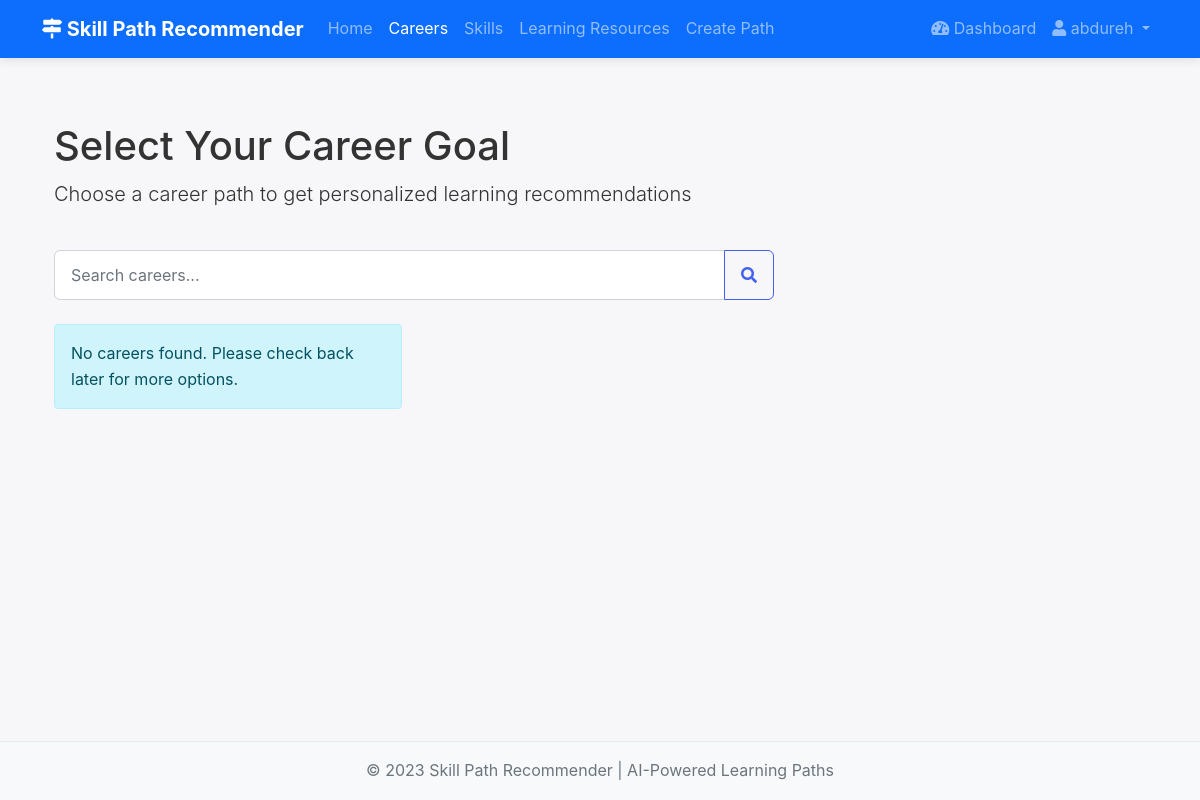
The page /careers/selection/ (signed in) on the database as committed earlier.
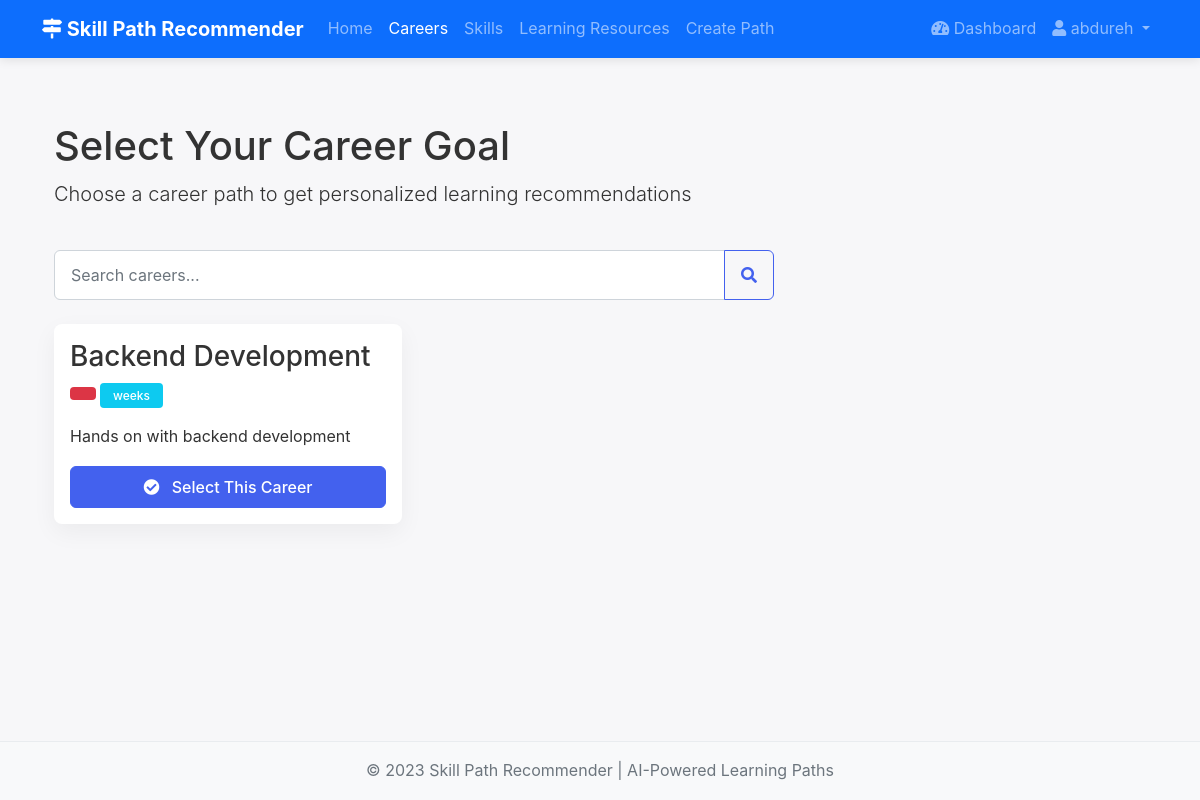
The same page on the database as committed later.
### careers/models.py (models this page shows, shortened)
class Career(models.Model):
    name = models.CharField(max_length=100)
    slug = models.SlugField(max_length=120, unique=True)
    description = models.TextField()
    category = models.CharField(max_length=50, blank=True)
    average_salary = models.CharField(max_length=50, blank=True)
    job_outlook = models.TextField(blank=True)
    required_education = models.CharField(max_length=100, blank=True)
    created_at = models.DateTimeField(auto_now_add=True)
    updated_at = models.DateTimeField(auto_now=True)

### careers/views.py (the view)
# urls.py: path('selection/', views.career_selection, name='career_selection'),
@login_required
def career_selection(request):
    search_query = request.GET.get('search', '')
    category_filter = request.GET.get('category', '')
    careers = Career.objects.all()
    if search_query:
        careers = careers.filter(
            Q(name__icontains=search_query) |
            Q(description__icontains=search_query)
        )
    if category_filter:
        careers = careers.filter(category=category_filter)
    categories = Career.objects.values_list('category', flat=True).distinct()
    categories = [c for c in categories if c]  # Remove empty categories
    context = {
        'careers': careers,
        'search_query': search_query,
        'category_filter': category_filter,
        'categories': categories,
    }
    return render(request, 'careers/career_selection.html', context)

### templates/careers/career_selection.html (shortened to what this page needs)
{% extends 'base.html' %}
{% block content %}
<div class="container">
    <div class="row mb-4">
        <div class="col-12">
            <h1>Select Your Career Goal</h1>
            <p class="lead">Choose a career path to get personalized learning recommendations</p>
        </div>
    </div>
    <div class="row mb-4">
        <div class="col-md-8">
            <div class="input-group">
                <input type="text" id="careerSearch" class="form-control" placeholder="Search careers...">
                <button class="btn btn-outline-primary" type="button">
                    <i class="fas fa-search"></i>
                </button>
            </div>
        </div>
    </div>
    <div class="row row-cols-1 row-cols-md-2 row-cols-lg-3 g-4">
        {% for career in careers %}
        <div class="col career-item">
            <div class="card h-100">
                <div class="card-body">
                    <h3 class="card-title">{{ career.name }}</h3>
                    <div class="mb-3">
                        <span class="badge {% if career.difficulty_level == 1 %}bg-success{% elif career.difficulty_level == 2 %}bg-warning{% else %}bg-danger{% endif %}">
                        </span>
                        <span class="badge bg-info">{{ career.avg_completion_time }} weeks</span>
                    </div>
                    <p class="card-text">{{ career.description|truncatechars:150 }}</p>
                    <form method="post">
                        <div class="d-grid gap-2">
                            <button type="submit" class="btn btn-primary">
                                <i class="fas fa-check-circle me-2"></i> Select This Career
                            </button>
                        </div>
                    </form>
                </div>
            </div>
        </div>
        {% empty %}
        <div class="col-12">
            <div class="alert alert-info">
                No careers found. Please check back later for more options.
            </div>
        </div>
        {% endfor %}
    </div>
</div>
{% endblock %}

Rows that differ between the two databases and show on the page:
added Career: name "Backend Development", description "Hands on with backend development"
Other text that changed with them:
text no longer shown: "No careers found. Please check back later for more options."
